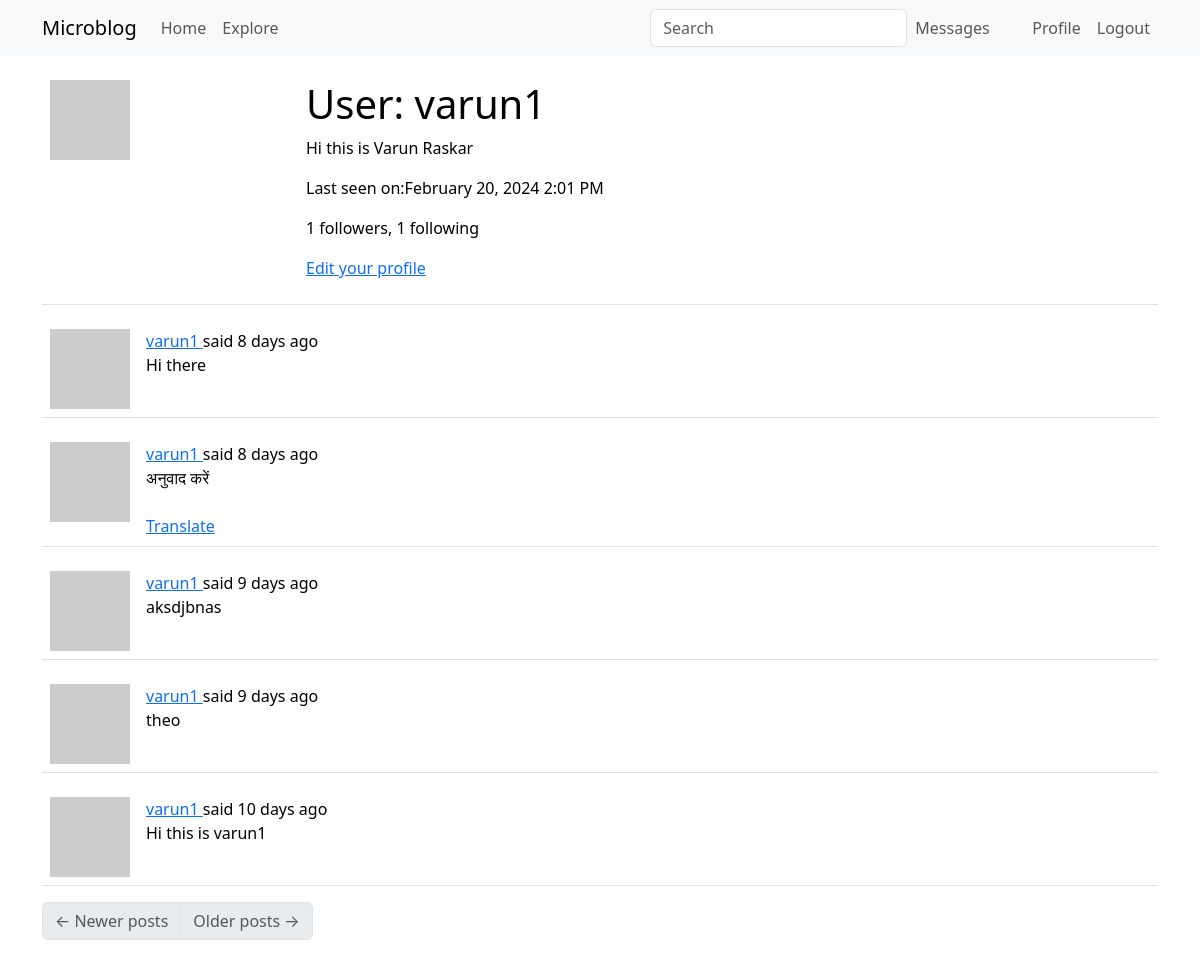
Page /user/varun1 (signed in) on the committed database.
### app/models.py (models this page shows, shortened)
class User(UserMixin,db.Model):
    id: so.Mapped[int] = so.mapped_column(primary_key=True)
    username: so.Mapped[str] = so.mapped_column(sa.String(64), index=True, unique=True)
    email: so.Mapped[str] = so.mapped_column(sa.String(120), index=True, unique=True)
    password_hash: so.Mapped[Optional[str]] = so.mapped_column(sa.String(256))
    posts: so.WriteOnlyMapped['Post'] = so.relationship(back_populates='author')
    about_me: so.Mapped[Optional[str]] = so.mapped_column(sa.String(140))
    last_seen: so.Mapped[Optional[datetime]] = so.mapped_column(default=lambda: datetime.now(timezone.utc))
    last_message_read_time: so.Mapped[Optional[datetime]]
    messages_sent: so.WriteOnlyMapped['Message'] = so.relationship(foreign_keys='Message.sender_id', back_populates='author')
    messages_received: so.WriteOnlyMapped['Message'] = so.relationship(foreign_keys='Message.recipient_id', back_populates='recipient')
    notifications: so.WriteOnlyMapped['Notification'] = so.relationship(
        back_populates='user')
    def avatar(self, size):
        digest = md5(self.email.lower().encode('utf-8')).hexdigest()
        return f'https://www.gravatar.com/avatar/{digest}?d=identicon&s={size}'
    following: so.WriteOnlyMapped['User'] = so.relationship(
        secondary=followers, primaryjoin=(followers.c.follower_id == id),
        secondaryjoin=(followers.c.followed_id == id),
        back_populates='followers')
    followers: so.WriteOnlyMapped['User'] = so.relationship(
        secondary=followers, primaryjoin=(followers.c.followed_id == id),
        secondaryjoin=(followers.c.follower_id == id),
        back_populates='following')
    def followers_count(self):
        query = sa.select(sa.func.count()).select_from(self.followers.select().subquery())
        return db.session.scalar(query)
    def following_count(self):
        query = sa.select(sa.func.count()).select_from(self.following.select().subquery())
        return db.session.scalar(query)
    def unread_message_count(self):
        last_read_time = self.last_message_read_time or datetime(1900, 1, 1)
        query = sa.select(Message).where(Message.recipient == self, Message.timestamp > last_read_time)
        return db.session.scalar(sa.select(sa.func.count()).select_from(query.subquery()))

class SearchableMixin(object):
    @classmethod
    def before_commit(cls, session):
        session._changes = {
            'add': list(session.new),
            'update': list(session.dirty),
            'delete': list(session.deleted)
        }
    @classmethod
    def after_commit(cls, session):
        for obj in session._changes['add']:
            if isinstance(obj, SearchableMixin):
                add_to_index(obj.__tablename__, obj)
        for obj in session._changes['update']:
            if isinstance(obj, SearchableMixin):
                add_to_index(obj.__tablename__, obj)
        for obj in session._changes['delete']:
            if isinstance(obj, SearchableMixin):
                remove_from_index(obj.__tablename__, obj)
        session._changes = None

class Post(SearchableMixin, db.Model):
    __searchable__ = ['body']
    id: so.Mapped[int] = so.mapped_column(primary_key=True)
    body: so.Mapped[str] = so.mapped_column(sa.String(140))
    timestamp: so.Mapped[datetime] = so.mapped_column(index=True, default=lambda: datetime.now(timezone.utc))
    user_id: so.Mapped[int] = so.mapped_column(sa.ForeignKey(User.id),index=True)
    author: so.Mapped[User] = so.relationship(back_populates='posts')
    language: so.Mapped[Optional[str]] = so.mapped_column(sa.String(5))

### app/main/routes.py (the view)
@bp.route('/user/<username>')
@login_required
def user(username):
    user = db.first_or_404(sa.select(User).where(User.username == username))
    page = request.args.get('page', 1, type=int)
    query = user.posts.select().order_by(Post.timestamp.desc())
    posts = db.paginate(query, page=page,per_page=current_app.config['POSTS_PER_PAGE'],error_out=False)
    next_url = url_for('main.user', username=user.username, page=posts.next_num) if posts.has_next else None
    prev_url = url_for('main.user', username=user.username, page=posts.prev_num) if posts.has_prev else None
    form = EmptyForm()
    return render_template('user.html', user=user, posts=posts.items, next_url=next_url, prev_url=prev_url, form=form)

### app/main/forms.py
class SearchForm(FlaskForm):
    q = StringField(_l('Search'), validators=[DataRequired()])
    def __init__(self, *args, **kwargs):
        if 'formdata' not in kwargs:
            kwargs['formdata'] = request.args
        if 'meta' not in kwargs:
            kwargs['meta'] = {'csrf': False}
        super(SearchForm, self).__init__(*args, **kwargs)

class EmptyForm(FlaskForm):
    submit = SubmitField('Submit')

### app/__init__.py (called while the page is built)
def get_locale():
    return request.accept_languages.best_match(current_app.config['LANGUAGES'])

### app/main/routes.py (called while the page is built)
@bp.before_app_request
def before_request():
    if current_user.is_authenticated:
        current_user.last_seen = datetime.utcnow()
        db.session.commit()
        g.search_form = SearchForm()
    g.locale = str(get_locale())

@bp.before_request
def before_request():
    if current_user.is_authenticated:
        current_user.last_seen = datetime.now(timezone.utc)
        db.session.commit()
    g.locale = str(get_locale())

### app/models.py (called while the page is built)
@login.user_loader
def load_user(id):
    return db.session.get(User, int(id))

### app/templates/user.html (shortened to what this page needs)
{% extends "base.html" %}
{% block content %}
    <table class="table table-hover">
        <tr>
            <td width="256px"><img src="{{ user.avatar(256) }}"></td>
            <td>
                <h1>{{_('User:')}} {{ user.username }}</h1>
                {% if user.about_me %}<p>{{ user.about_me }}</p>{% endif %}
                {% if user.last_seen %}<p>{{_('Last seen on')}}:{{ moment(user.last_seen).format('LLL') }}</p>{% endif %}
                <p>{{ _('%(count)d followers', count=user.followers_count()) }}, {{ _('%(count)d following', count=user.following_count()) }}</p>
                {% if user == current_user %}
                <p><a href="{{ url_for('main.edit_profile') }}">{{_('Edit your profile')}} </a></p>
                {% endif %}
            </td>
        </tr>
    </table>
    {% for post in posts %}
        {% include '_post.html' %}
    {% endfor %}
    <nav aria-label="Post navigation">
        <ul class="pagination">
            <li class="page-item{% if not prev_url %} disabled{% endif %}">
                <a class="page-link" href="{{ prev_url }}">
                    <span aria-hidden="true">&larr;</span> {{_('Newer posts')}}
                </a>
            </li>
            <li class="page-item{% if not next_url %} disabled{% endif %}">
                <a class="page-link" href="{{ next_url }}">
                    {{ _('Older posts') }} <span aria-hidden="true">&rarr;</span>
                </a>
            </li>
        </ul>
    </nav>
{% endblock %}

### app/templates/_post.html (shortened to what this page needs)
<table class="table table-hover">
    <tr>
        <td width="70px">
            <a href="{{ url_for('main.user', username=post.author.username) }}">
                <img src="{{ post.author.avatar(70) }}" />
            </a>
        </td>
        <td>
            {{ _('%(username)s said %(when)s',
                username=user_link, when=moment(post.timestamp).fromNow()) }}
            <br>
            <span id="post{{ post.id }}">{{ post.body }}</span>
                {% if post.language and post.language != g.locale %}
                <br><br>
                <span id="translation{{ post.id }}">
                    <a href="javascript:translate(
                                'post{{ post.id }}',
                                'translation{{ post.id }}',
                                '{{ post.language }}',
                                '{{ g.locale }}');">{{ _('Translate') }}</a>
                </span>
                {% endif %}
        </td>
    </tr>
</table>

### rows in the picture
User: username "varun1", about_me "Hi this is Varun Raskar", last_seen "February 20, 2024 2:01 PM"
Post: body "Hi there"
Post: body "अनुवाद करें"
Post: body "aksdjbnas"
Post: body "theo"
Post: body "Hi this is varun1"
